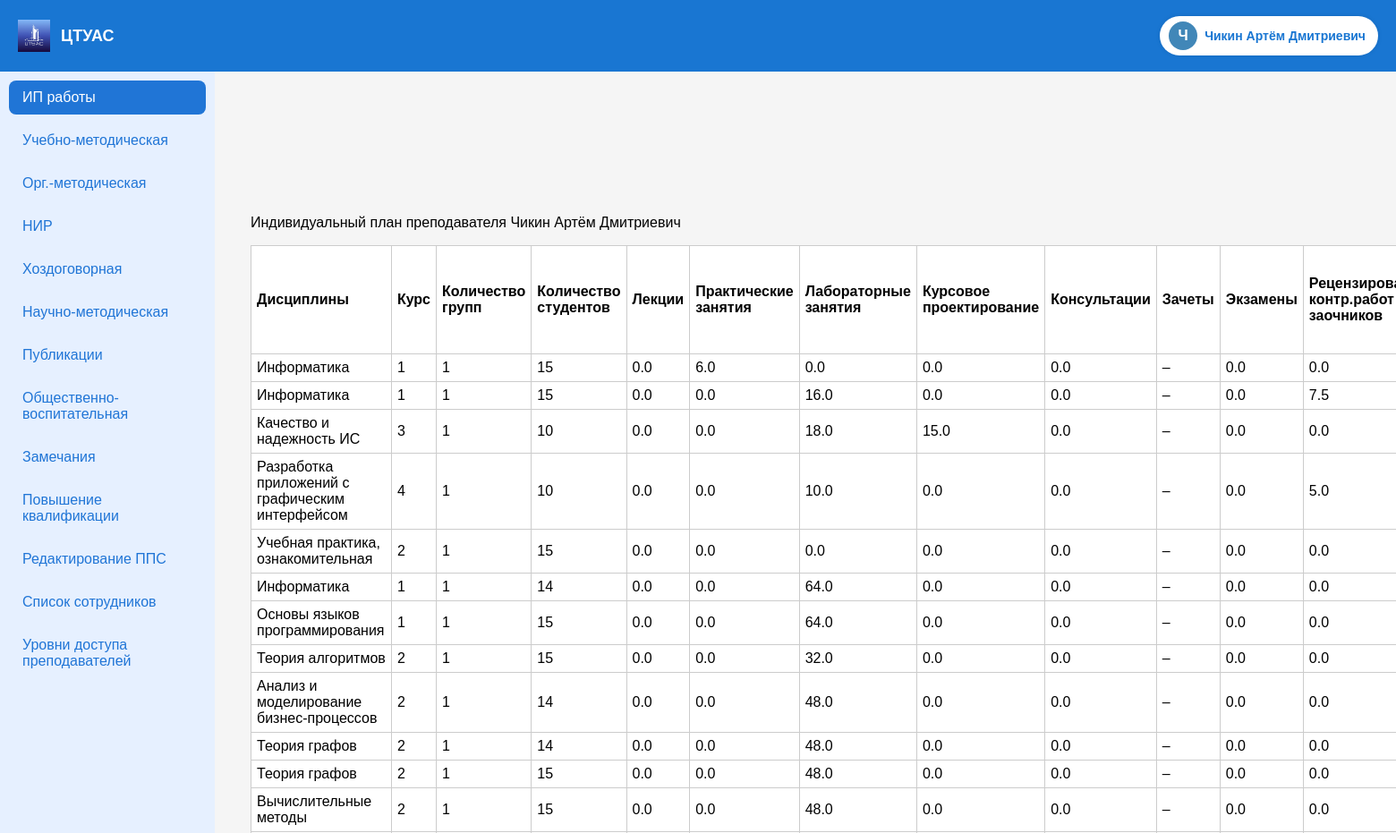
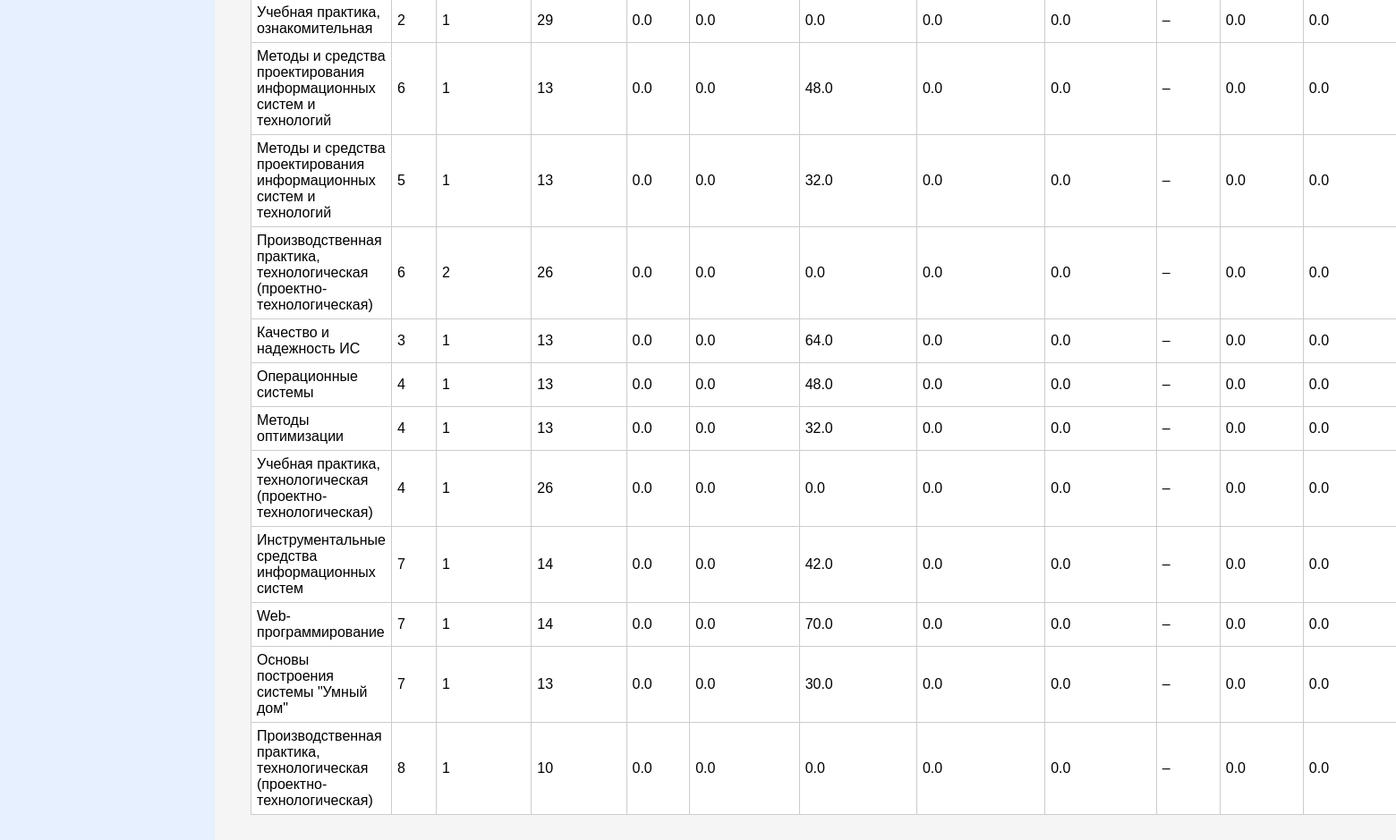
Screenshot of / (signed in) with the database file from the repository (2 pictures, top to bottom).
### main/models.py (models this page shows, shortened)
class Teacher(models.Model):
    TYPE_CHOICES = [
        ('Внутр', 'Внутр'),
        ('Шт', 'Шт'),
    ]
    full_name = models.CharField("ФИО", max_length=255)
    teacher_type = models.CharField("Тип", max_length=10, choices=TYPE_CHOICES)
    position = models.CharField("Должность", max_length=100)
    rate = models.CharField("Ставка", max_length=10)
    degree = models.CharField("Степень", max_length=100, blank=True, null=True)
    rank = models.CharField("Звание", max_length=100, blank=True, null=True)
    email = models.EmailField("Почта", blank=True, null=True)
    phone = models.CharField("Телефон", max_length=50, blank=True, null=True)
    birthday = models.DateField("День рождения", blank=True, null=True)
    address = models.TextField("Домашний адрес", blank=True, null=True)
    user = models.OneToOneField(User, on_delete=models.SET_NULL, null=True, blank=True)

class TeachingLoad(models.Model):
    teacher = models.ForeignKey(Teacher, on_delete=models.CASCADE)
    discipline = models.CharField(max_length=255)
    course = models.CharField(max_length=10)
    groups = models.CharField(max_length=100)
    students = models.IntegerField(default=0)
    lectures = models.FloatField(default=0)
    practice = models.FloatField(default=0)
    labs = models.FloatField(default=0)
    coursework = models.FloatField(default=0)
    consultations = models.FloatField(default=0)
    exams = models.FloatField(default=0)
    review_work = models.FloatField(default=0)
    practice_supervision = models.FloatField(default=0)
    thesis_supervision = models.FloatField(default=0)
    gak = models.FloatField(default=0)
    admission = models.FloatField(default=0)
    phd_supervision = models.FloatField(default=0)
    org_work = models.FloatField(default=0)
    rating = models.FloatField(default=0)

### main/views.py (the view, shortened to what this page needs)
# urls.py: path('', views.dashboard, name='dashboard'),
def dashboard(request):
    tab = request.GET.get('tab') or request.POST.get('active_tab') or '1'
    if request.user.is_superuser:
        staff_users = User.objects.filter(Q(is_staff=True) | Q(teacher__isnull=False)).distinct()
        selected_teacher = None
        selected_teacher_id = request.session.get('selected_teacher_id')
        if selected_teacher_id:
            try:
                selected_teacher = Teacher.objects.get(id=selected_teacher_id)
            except Teacher.DoesNotExist:
                request.session.pop('selected_teacher_id', None)
        teachers = Teacher.objects.all()
        disciplines_firstsem = FirstSem.objects.filter(teacher=selected_teacher) if selected_teacher else []
        disciplines_secondsem = SecondSem.objects.filter(teacher=selected_teacher) if selected_teacher else []
        edu_methodwork = EducationalMethodicalWork.objects.filter(teacher=selected_teacher) if selected_teacher else []
        org_methodwork = OrganizationalMethodicalWork.objects.filter(teacher=selected_teacher) if selected_teacher else []
        sci_researchwork = ResearchWork.objects.filter(teacher=selected_teacher) if selected_teacher else []
        contractwork = ContractResearchWork.objects.filter(teacher=selected_teacher) if selected_teacher else []
        sci_methodwork = ScientificMethodicalWork.objects.filter(teacher=selected_teacher) if selected_teacher else []
        published_sciwork = PublishedSciWork.objects.filter(teacher=selected_teacher) if selected_teacher else []
        social_eduwork = SocialEducationalWork.objects.filter(teacher=selected_teacher) if selected_teacher else []
        remark = TeacherRemark.objects.filter(teacher=selected_teacher) if selected_teacher else []
        raising = Raising.objects.filter(teacher=selected_teacher) if selected_teacher else []
        recommendation = Recommendation.objects.filter(teacher=selected_teacher) if selected_teacher else []
        teachingload = TeachingLoad.objects.all()
        return render(request, 'main/admin_dashboard.html', {
            'active_tab': int(tab),
            'staff_users': staff_users,
            'teachers': teachers,
            'disciplines_firstsem': disciplines_firstsem,
            'disciplines_secondsem': disciplines_secondsem,
            'edu_methodwork': edu_methodwork,
            'org_methodwork': org_methodwork,
            'sci_researchwork': sci_researchwork,
            'contractwork': contractwork,
            'sci_methodwork': sci_methodwork,
            'published_sciwork': published_sciwork,
            'social_eduwork': social_eduwork,
            'remark': remark,
            'raising': raising,
            'recommendation': recommendation,
            'selected_teacher': selected_teacher,
            'teachingload': teachingload
        })
    elif request.user.is_staff and not request.user.is_superuser:
        return teacher_dashboard(request, tab=tab)
    return HttpResponseForbidden("Доступ запрещён.")

### main/templates/main/teacher_dashboard.html (shortened to what this page needs)
<!DOCTYPE html>
<html lang="ru">
<head>
</head>
<body>
<div class="topbar">
  <div class="topbar-left">
    <img src="/static/images/vstu-logo.jpg" alt="Логотип" class="logo">
    <span class="brand-name">ЦТУАС</span>
  </div>
  <div class="user-box" id="userDropdown">
    <div class="avatar-circle" onclick="toggleDropdown()">
      {{ last_initial }}
    </div>
    <span class="user-name" onclick="toggleDropdown()">{{ request.user.teacher.full_name }}</span>
  </div>
</div>
<div class="layout">
  <div class="sidebar">
  <div class="tab-button {% if active_tab == 1 %}active{% endif %}" onclick="showTab(1)">ИП работы</div>
  <div class="tab-button {% if active_tab == 2 %}active{% endif %}" onclick="showTab(2)">Учебно-методическая</div>
  <div class="tab-button {% if active_tab == 3 %}active{% endif %}" onclick="showTab(3)">Орг.-методическая</div>
  <div class="tab-button {% if active_tab == 4 %}active{% endif %}" onclick="showTab(4)">НИР</div>
  <div class="tab-button {% if active_tab == 5 %}active{% endif %}" onclick="showTab(5)">Хоздоговорная</div>
  <div class="tab-button {% if active_tab == 6 %}active{% endif %}" onclick="showTab(6)">Научно-методическая</div>
  <div class="tab-button {% if active_tab == 7 %}active{% endif %}" onclick="showTab(7)">Публикации</div>
  <div class="tab-button {% if active_tab == 8 %}active{% endif %}" onclick="showTab(8)">Общественно-воспитательная</div>
  <div class="tab-button {% if active_tab == 9 %}active{% endif %}" onclick="showTab(9)">Замечания</div>
  <div class="tab-button {% if active_tab == 10 %}active{% endif %}" onclick="showTab(10)">Повышение квалификации</div>
  {% if can_edit_pps %}
  <div class="tab-button {% if active_tab == 11 %}active{% endif %}" onclick="showTab(11)">
    Редактирование ППС
  </div>
{% endif %}
{% if can_manage_accounts %}
<div class="tab-button {% if active_tab == 12 %}active{% endif %}" onclick="showTab(12)">
  Список сотрудников
</div>
{% endif %}
{% if can_edit_ip%}
<div class="tab-button {% if active_tab == 13 %}active{% endif %}" onclick="showTab(13)">
  Уровни доступа преподавателей
</div>
{% endif %}
</div>
<div class="main-content">
  <div class="tab-container" id="tabContents">
    <div class="tab-content {% if active_tab == 1 %}active{% endif %}" id="tab1">
      <p style="margin-top: 200px;">Индивидуальный план преподавателя {{ request.user.teacher.full_name }}</p>
      <table>
                <tr>
                    <th>Дисциплины</th>
                    <th>Курс</th>
                    <th>Количество групп</th>
                    <th>Количество студентов</th>
                    <th>Лекции</th>
                    <th>Практические занятия</th>
                    <th>Лабораторные занятия</th>
                    <th>Курсовое проектирование</th>
                    <th>Консультации</th>
                    <th>Зачеты</th>
                    <th>Экзамены</th>
                    <th>Рецензирование контр.работ заочников</th>
                </tr>
                {% for d in teachingload %}
                <tr>
                    <td>{{ d.discipline }}</td>
                    <td>{{ d.course }}</td>
                    <td>{{ d.groups }}</td>
                    <td>{{ d.students }}</td>
                    <td>{{ d.lectures }}</td>
                    <td>{{ d.practice }}</td>
                    <td>{{ d.labs }}</td>
                    <td>{{ d.coursework }}</td>
                    <td>{{ d.consultations }}</td>
                    <td>–</td>
                    <td>{{ d.exams }}</td>
                    <td>{{ d.review_work }}</td>
                </tr>
                {% endfor %}
          </table>
    </div>
</div>
</div>
</div>
</body>
</html>

### main/templates/main/teacher_dashboard.html (style rules this page uses)
body { font-family: Arial, sans-serif; background-color: #f5f5f5; margin: 0; padding: 20px; }
table { border-collapse: collapse; width: 100%; margin-top: 10px; background-color: #fff; }
th, td { border: 1px solid #ccc; padding: 6px; text-align: left; }
.topbar { display: flex; justify-content: space-between; align-items: center; background-color: #1976d2; padding: 10px 20px; height: 60px; color: white; position: fixed; top: 0; left: 0; right: 0; z-index: 1000; }
.topbar-left { display: flex; align-items: center; }
.logo { height: 36px; margin-right: 12px; }
.brand-name { font-size: 18px; font-weight: bold; color: white; }
.user-box { display: flex; align-items: center; background-color: white; border-radius: 999px; padding: 6px 14px 6px 10px; position: relative; cursor: pointer; box-shadow: 0 0 5px rgba(0,0,0,0.1); }
.avatar-circle { width: 32px; height: 32px; background-color: #4187b8; color: white; border-radius: 50%; font-weight: bold; font-size: 16px; display: flex; align-items: center; justify-content: center; margin-right: 8px; }
.user-name { font-weight: 600; font-size: 14px; color: #1976d2; white-space: nowrap; }
.layout { display: flex; flex-wrap: nowrap; gap: 20px; }
.sidebar { width: 220px; background-color: #e6f0ff; padding: 20px 10px; position: fixed; top: 70px; bottom: 0; left: 0; overflow-y: auto; border-top-right-radius: 10px; border-bottom-right-radius: 10px; }
.tab-button { background-color: transparent; color: #2075d6; padding: 10px 15px; margin-bottom: 10px; border-radius: 8px; cursor: pointer; transition: background 0.3s; font-weight: 500; }
.tab-button.active { background-color: #2075d6; color: white; }
.main-content { margin-left: 240px; padding: 20px; }

### rows the page displays
TeachingLoad: discipline "Информатика", course "1", groups "1", students "15", lectures "0.0", practice "6.0", labs "0.0", coursework "0.0", consultations "0.0", exams "0.0", review_work "0.0"
TeachingLoad: discipline "Информатика", course "1", groups "1", students "15", lectures "0.0", practice "0.0", labs "16.0", coursework "0.0", consultations "0.0", exams "0.0", review_work "7.5"
TeachingLoad: discipline "Качество и надежность ИС", course "3", groups "1", students "10", lectures "0.0", practice "0.0", labs "18.0", coursework "15.0", consultations "0.0", exams "0.0", review_work "0.0"
TeachingLoad: discipline "Разработка приложений с графическим интерфейсом", course "4", groups "1", students "10", lectures "0.0", practice "0.0", labs "10.0", coursework "0.0", consultations "0.0", exams "0.0", review_work "5.0"
TeachingLoad: discipline "Учебная практика, ознакомительная", course "2", groups "1", students "15", lectures "0.0", practice "0.0", labs "0.0", coursework "0.0", consultations "0.0", exams "0.0", review_work "0.0"
TeachingLoad: discipline "Информатика", course "1", groups "1", students "14", lectures "0.0", practice "0.0", labs "64.0", coursework "0.0", consultations "0.0", exams "0.0", review_work "0.0"
TeachingLoad: discipline "Основы языков программирования", course "1", groups "1", students "15", lectures "0.0", practice "0.0", labs "64.0", coursework "0.0", consultations "0.0", exams "0.0", review_work "0.0"
TeachingLoad: discipline "Теория алгоритмов", course "2", groups "1", students "15", lectures "0.0", practice "0.0", labs "32.0", coursework "0.0", consultations "0.0", exams "0.0", review_work "0.0"
TeachingLoad: discipline "Анализ и моделирование бизнес-процессов", course "2", groups "1", students "14", lectures "0.0", practice "0.0", labs "48.0", coursework "0.0", consultations "0.0", exams "0.0", review_work "0.0"
TeachingLoad: discipline "Теория графов", course "2", groups "1", students "14", lectures "0.0", practice "0.0", labs "48.0", coursework "0.0", consultations "0.0", exams "0.0", review_work "0.0"
TeachingLoad: discipline "Теория графов", course "2", groups "1", students "15", lectures "0.0", practice "0.0", labs "48.0", coursework "0.0", consultations "0.0", exams "0.0", review_work "0.0"
TeachingLoad: discipline "Вычислительные методы", course "2", groups "1", students "15", lectures "0.0", practice "0.0", labs "48.0", coursework "0.0", consultations "0.0", exams "0.0", review_work "0.0"
TeachingLoad: discipline "Учебная практика, ознакомительная", course "2", groups "1", students "29", lectures "0.0", practice "0.0", labs "0.0", coursework "0.0", consultations "0.0", exams "0.0", review_work "0.0"
TeachingLoad: discipline "Методы и средства проектирования информационных систем и технологий", course "6", groups "1", students "13", lectures "0.0", practice "0.0", labs "48.0", coursework "0.0", consultations "0.0", exams "0.0", review_work "0.0"
TeachingLoad: discipline "Методы и средства проектирования информационных систем и технологий", course "5", groups "1", students "13", lectures "0.0", practice "0.0", labs "32.0", coursework "0.0", consultations "0.0", exams "0.0", review_work "0.0"
TeachingLoad: discipline "Производственная практика, технологическая (проектно-технологическая)", course "6", groups "2", students "26", lectures "0.0", practice "0.0", labs "0.0", coursework "0.0", consultations "0.0", exams "0.0", review_work "0.0"
TeachingLoad: discipline "Качество и надежность ИС", course "3", groups "1", students "13", lectures "0.0", practice "0.0", labs "64.0", coursework "0.0", consultations "0.0", exams "0.0", review_work "0.0"
TeachingLoad: discipline "Операционные системы", course "4", groups "1", students "13", lectures "0.0", practice "0.0", labs "48.0", coursework "0.0", consultations "0.0", exams "0.0", review_work "0.0"
TeachingLoad: discipline "Методы оптимизации", course "4", groups "1", students "13", lectures "0.0", practice "0.0", labs "32.0", coursework "0.0", consultations "0.0", exams "0.0", review_work "0.0"
TeachingLoad: discipline "Учебная практика, технологическая (проектно-технологическая)", course "4", groups "1", students "26", lectures "0.0", practice "0.0", labs "0.0", coursework "0.0", consultations "0.0", exams "0.0", review_work "0.0"
TeachingLoad: discipline "Инструментальные средства информационных систем", course "7", groups "1", students "14", lectures "0.0", practice "0.0", labs "42.0", coursework "0.0", consultations "0.0", exams "0.0", review_work "0.0"
TeachingLoad: discipline "Web-программирование", course "7", groups "1", students "14", lectures "0.0", practice "0.0", labs "70.0", coursework "0.0", consultations "0.0", exams "0.0", review_work "0.0"
TeachingLoad: discipline "Основы построения системы \"Умный дом\"", course "7", groups "1", students "13", lectures "0.0", practice "0.0", labs "30.0", coursework "0.0", consultations "0.0", exams "0.0", review_work "0.0"
TeachingLoad: discipline "Производственная практика, технологическая (проектно-технологическая)", course "8", groups "1", students "10", lectures "0.0", practice "0.0", labs "0.0", coursework "0.0", consultations "0.0", exams "0.0", review_work "0.0"

### other values shown
{{ last_initial }} "Ч"
{{ request.user.teacher.full_name }} "Чикин Артём Дмитриевич"
